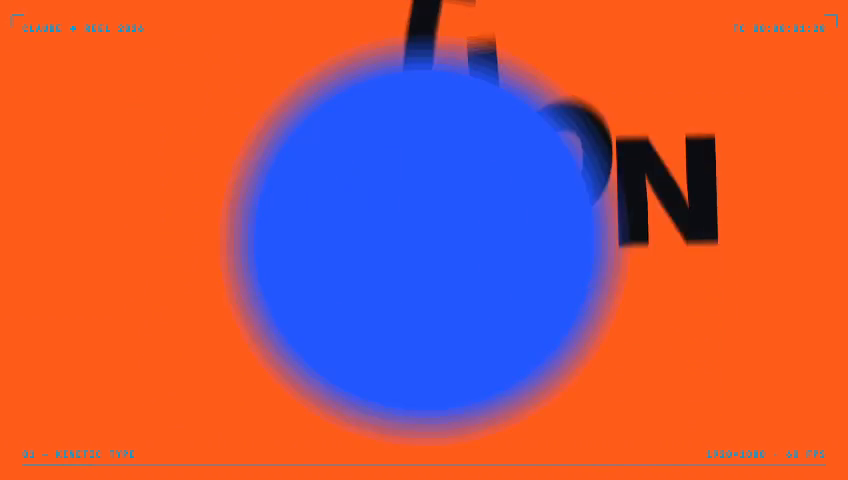
#> input picture frame 80 of automation/media/claude_motion_reel.mp4, 848 x 480 px, given in place of clip_00.mp4, which was not available
$ python check_cuts_content.py
#> lines starting #> are read from the running program, lines starting #| are printed output that depends on the picture
import cv2
import numpy as np

for i in range(10):
    cap = cv2.VideoCapture(f'raw footage/cuts/clip_{i:02d}.mp4')
    frames = []
    for _ in range(5):
        ret, frame = cap.read()
        if ret:
            frames.append(frame)
#> this loop made 5 passes
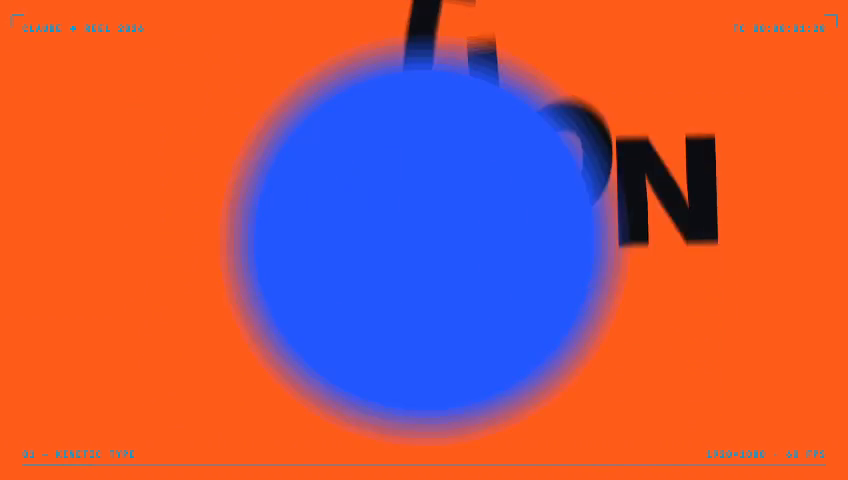
#> input picture frame 80 of automation/media/claude_motion_reel.mp4, 848 x 480 px, given in place of clip_00.mp4, which was not available
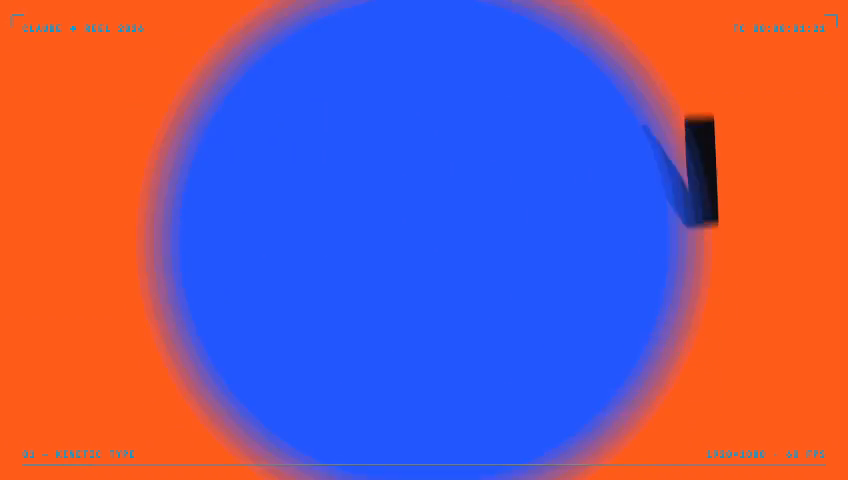
#> input picture frame 81 of automation/media/claude_motion_reel.mp4, 848 x 480 px, given in place of clip_00.mp4, which was not available
#> pass 3, `ret, frame = cap.read()`:
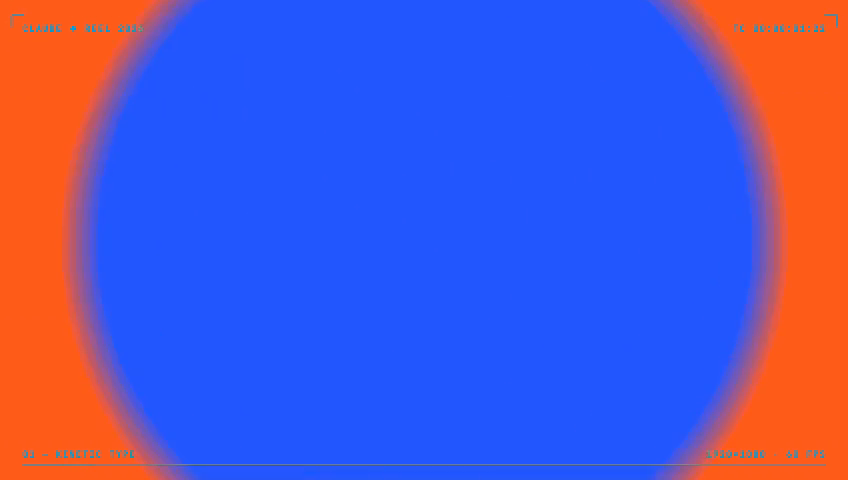
#> frame: shape (480, 848, 3); mean B, G, R 196, 87.6, 90.5
#> after the loop, frames = 5 items
    cap.release()
    if frames:
        m = np.mean(frames[0], axis=(0,1))
#> m = [87.94, 87.61, 186.7]
        print(f"clip_{i:02d}: mean BGR={m.astype(int)}")
#| clip_00: mean BGR=[ 87  87 186]

$ run again, starting later in the video
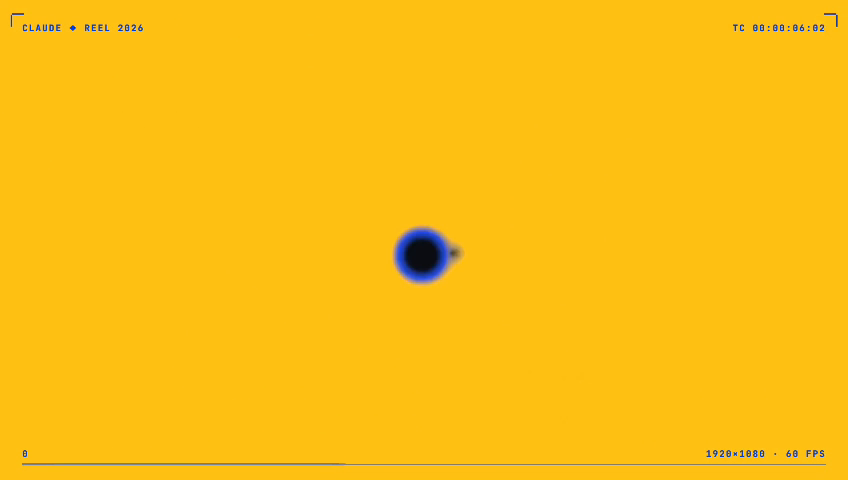
#> input picture frame 362 of automation/media/claude_motion_reel.mp4, 848 x 480 px, given in place of clip_00.mp4, which was not available
#> the loop `for _ in range(5):` made 5 passes
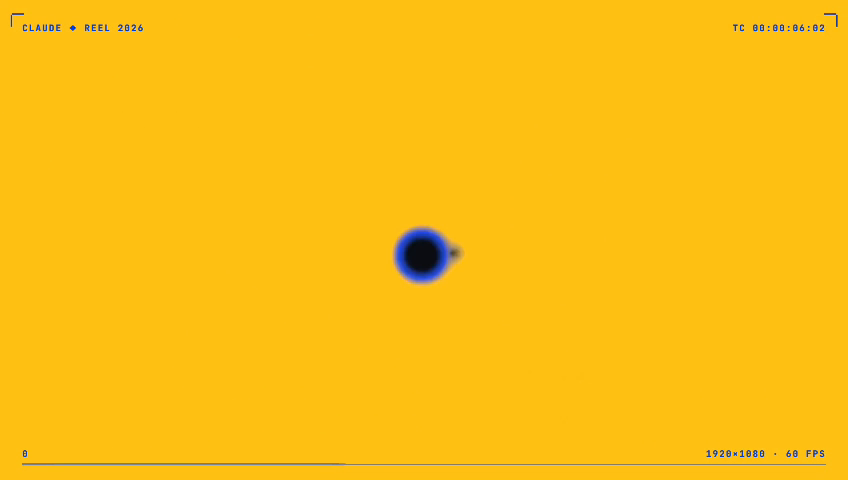
#> input picture frame 362 of automation/media/claude_motion_reel.mp4, 848 x 480 px, given in place of clip_00.mp4, which was not available
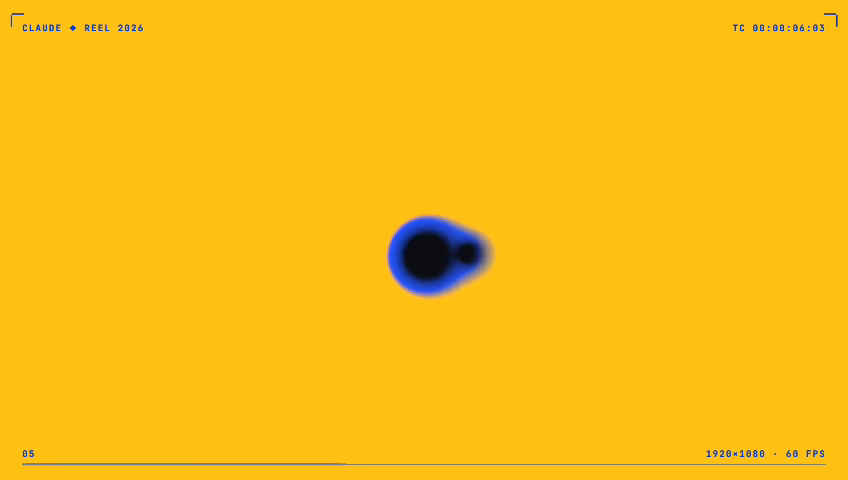
#> input picture frame 363 of automation/media/claude_motion_reel.mp4, 848 x 480 px, given in place of clip_00.mp4, which was not available
#> pass 3, `ret, frame = cap.read()`:
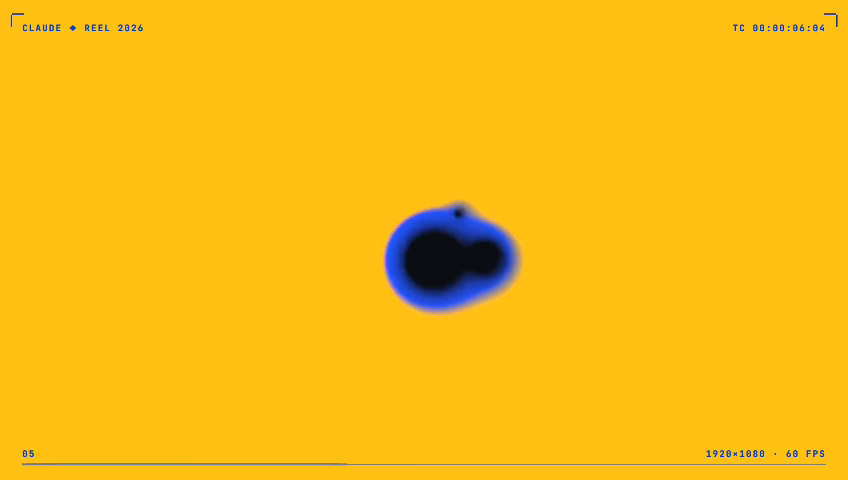
#> frame: shape (480, 848, 3); mean B, G, R 21.9, 187.8, 247.2
#> after the loop `for _ in range(5):`: frames = 5 items
#> m = [19.63, 190.7, 251.7]
#| clip_00: mean BGR=[ 19 190 251]

$ run again, starting later in the video
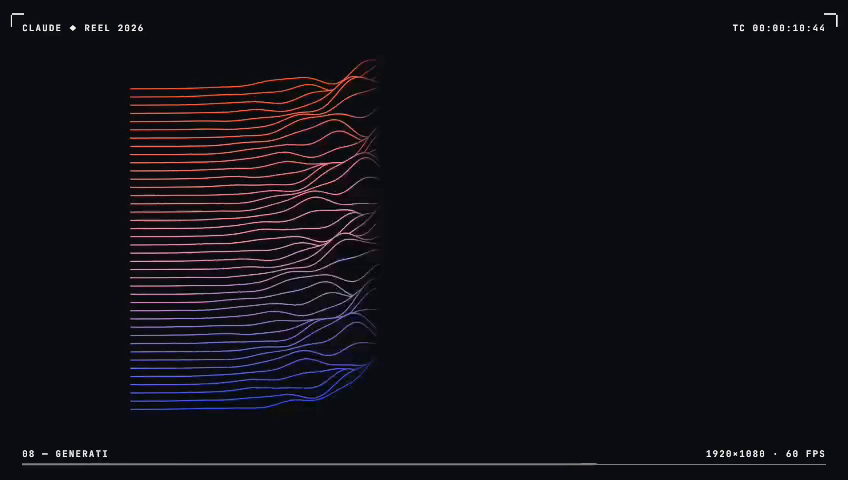
#> input picture frame 644 of automation/media/claude_motion_reel.mp4, 848 x 480 px, given in place of clip_00.mp4, which was not available
#> the loop `for _ in range(5):` made 5 passes
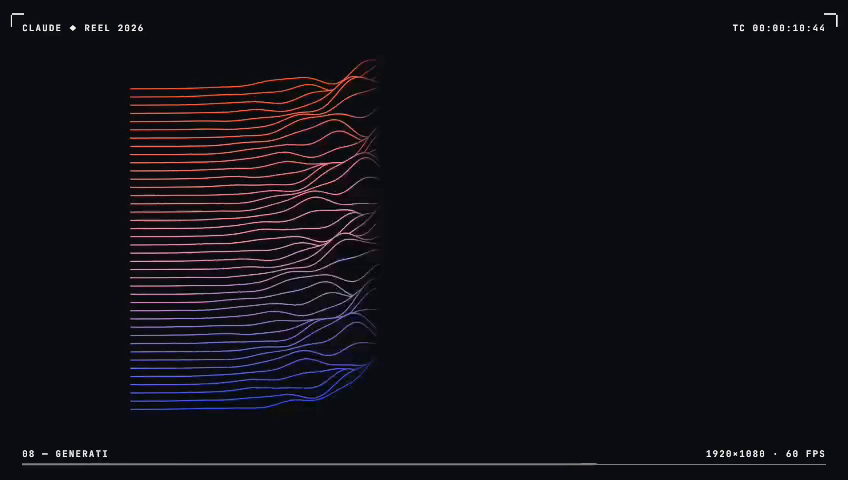
#> input picture frame 644 of automation/media/claude_motion_reel.mp4, 848 x 480 px, given in place of clip_00.mp4, which was not available
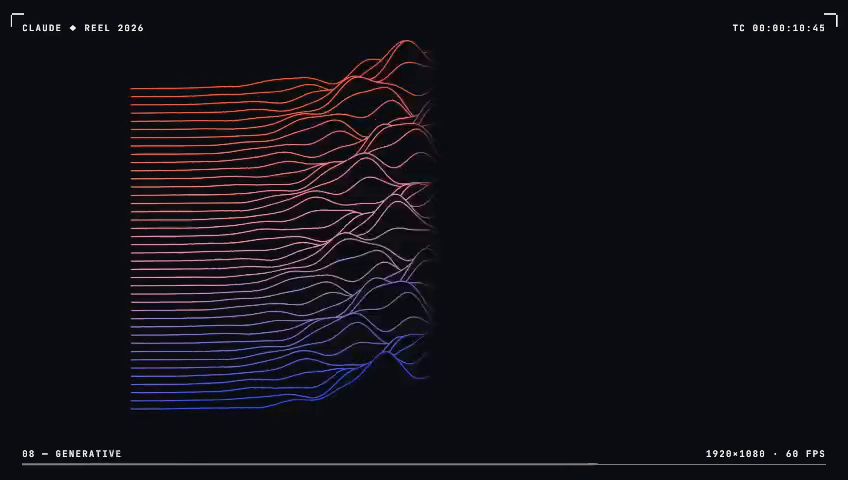
#> input picture frame 645 of automation/media/claude_motion_reel.mp4, 848 x 480 px, given in place of clip_00.mp4, which was not available
#> pass 3, `ret, frame = cap.read()`:
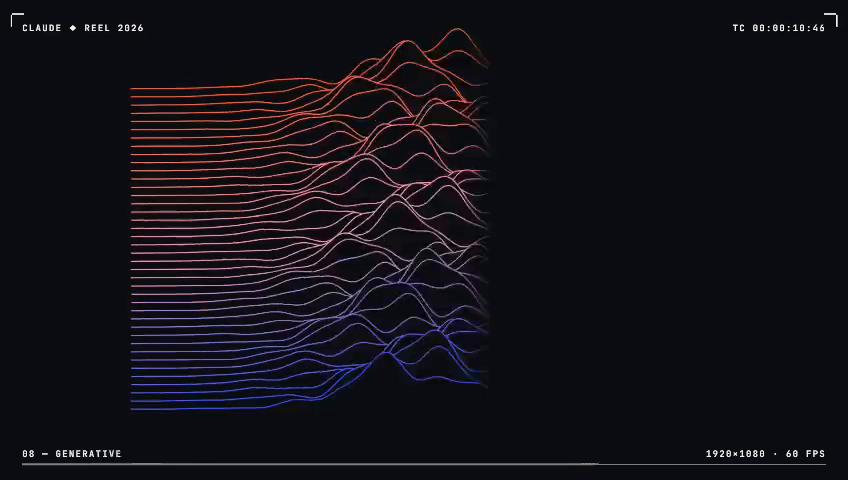
#> frame: shape (480, 848, 3); mean B, G, R 23.6, 17.2, 19.4
#> after the loop `for _ in range(5):`: frames = 5 items
#> m = [21.96, 15.98, 17.31]
#| clip_00: mean BGR=[21 15 17]
